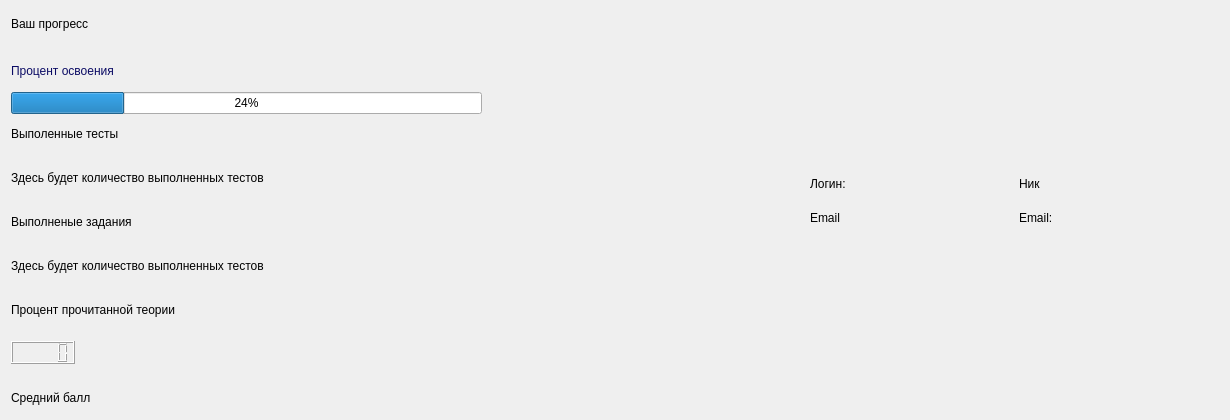
    <widget class="QWidget" name="page_5">
     <widget class="QLabel" name="_progres_3">
      <property name="geometry">
       <rect>
        <x>11</x>
        <y>11</y>
        <width>136</width>
        <height>26</height>
       </rect>
      </property>
      <property name="styleSheet">
       <string notr="true">font: 14pt &quot;Times New Roman&quot;;
color: solid black;</string>
      </property>
      <property name="text">
       <string>Ваш прогресс</string>
      </property>
     </widget>
     <widget class="QLabel" name="_test_perf_2">
      <property name="geometry">
       <rect>
        <x>11</x>
        <y>121</y>
        <width>185</width>
        <height>26</height>
       </rect>
      </property>
      <property name="styleSheet">
       <string notr="true">font: 14pt &quot;Times New Roman&quot;;
color: solid black;</string>
      </property>
      <property name="text">
       <string>Выполенные тесты</string>
      </property>
     </widget>
     <widget class="QLabel" name="label_17">
      <property name="geometry">
       <rect>
        <x>11</x>
        <y>165</y>
        <width>439</width>
        <height>26</height>
       </rect>
      </property>
      <property name="styleSheet">
       <string notr="true">font: 14pt &quot;Times New Roman&quot;;
color: solid black;</string>
      </property>
      <property name="text">
       <string>Здесь будет количество выполненных тестов</string>
      </property>
     </widget>
     <widget class="QLabel" name="label_18">
      <property name="geometry">
       <rect>
        <x>11</x>
        <y>209</y>
        <width>205</width>
        <height>26</height>
       </rect>
      </property>
      <property name="styleSheet">
       <string notr="true">font: 14pt &quot;Times New Roman&quot;;
color: solid black;</string>
      </property>
      <property name="text">
       <string>Выполненые задания</string>
      </property>
     </widget>
     <widget class="QLabel" name="label_19">
      <property name="geometry">
       <rect>
        <x>11</x>
        <y>253</y>
        <width>439</width>
        <height>26</height>
       </rect>
      </property>
      <property name="styleSheet">
       <string notr="true">font: 14pt &quot;Times New Roman&quot;;
color: solid black;</string>
      </property>
      <property name="text">
       <string>Здесь будет количество выполненных тестов</string>
      </property>
     </widget>
     <widget class="QLabel" name="label_20">
      <property name="geometry">
       <rect>
        <x>11</x>
        <y>297</y>
        <width>290</width>
        <height>26</height>
       </rect>
      </property>
      <property name="styleSheet">
       <string notr="true">font: 14pt &quot;Times New Roman&quot;;
color: solid black;</string>
      </property>
      <property name="text">
       <string>Процент прочитанной теории</string>
      </property>
     </widget>
     <widget class="QLCDNumber" name="lcdNumber_3">
      <property name="geometry">
       <rect>
        <x>11</x>
        <y>341</y>
        <width>64</width>
        <height>23</height>
       </rect>
      </property>
     </widget>
     <widget class="QLabel" name="label_21">
      <property name="geometry">
       <rect>
        <x>11</x>
        <y>385</y>
        <width>135</width>
        <height>26</height>
       </rect>
      </property>
      <property name="styleSheet">
       <string notr="true">font: 14pt &quot;Times New Roman&quot;;
color: solid black;</string>
      </property>
      <property name="text">
       <string>Средний балл</string>
      </property>
     </widget>
     <widget class="QLabel" name="_image_2">
      <property name="geometry">
       <rect>
        <x>880</x>
        <y>20</y>
        <width>341</width>
        <height>121</height>
       </rect>
      </property>
      <property name="text">
       <string/>
      </property>
      <property name="pixmap">
       <pixmap>../../../.designer/backup/User-Profile-PNG-Image.png</pixmap>
      </property>
      <property name="scaledContents">
       <bool>true</bool>
      </property>
     </widget>
     <widget class="QWidget" name="layoutWidget_2">
      <property name="geometry">
       <rect>
        <x>810</x>
        <y>170</y>
        <width>411</width>
        <height>61</height>
       </rect>
      </property>
      <layout class="QGridLayout" name="gridLayout_2">
       <item row="0" column="0">
        <widget class="QLabel" name="_log_3">
         <property name="styleSheet">
          <string notr="true">font: 14pt &quot;Times New Roman&quot;;
color: solid black;</string>
         </property>
         <property name="text">
          <string>Логин:</string>
         </property>
        </widget>
       </item>
       <item row="1" column="0">
        <widget class="QLabel" name="email_3">
         <property name="styleSheet">
          <string notr="true">font: 14pt &quot;Times New Roman&quot;;
color: solid black;</string>
         </property>
         <property name="text">
          <string>Email</string>
         </property>
        </widget>
       </item>
       <item row="0" column="1">
        <widget class="QLabel" name="_nic_3">
         <property name="styleSheet">
          <string notr="true">font: 14pt &quot;Times New Roman&quot;;
color: solid black;</string>
         </property>
         <property name="text">
          <string>Ник</string>
         </property>
        </widget>
       </item>
       <item row="1" column="1">
        <widget class="QLabel" name="_email_3">
         <property name="styleSheet">
          <string notr="true">font: 14pt &quot;Times New Roman&quot;;
color: solid black;</string>
         </property>
         <property name="text">
          <string>Email:</string>
         </property>
        </widget>
       </item>
      </layout>
     </widget>
     <widget class="QWidget" name="layoutWidget">
      <property name="geometry">
       <rect>
        <x>11</x>
        <y>55</y>
        <width>471</width>
        <height>59</height>
       </rect>
      </property>
      <layout class="QVBoxLayout" name="verticalLayout">
       <item>
        <widget class="QLabel" name="_proncent_2">
         <property name="styleSheet">
          <string notr="true">font: 14pt &quot;Times New Roman&quot;;
color: #0b0b64;</string>
         </property>
         <property name="text">
          <string>Процент освоения</string>
         </property>
        </widget>
       </item>
       <item>
        <widget class="QProgressBar" name="progressBar_3">
         <property name="value">
          <number>24</number>
         </property>
        </widget>
       </item>
      </layout>
     </widget>
    </widget>
